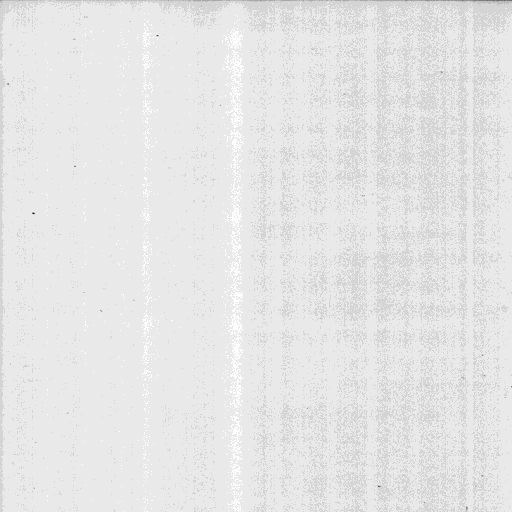
#> input picture metadata/processed/images/flatfield__150.png, 512 x 512 px
$ python -i 'Feature - Extraction..py'   (imports and definitions only)
#> lines starting #> are read from the running program, lines starting #| are printed output that depends on the picture
#> further down, picture is the input picture: shape (512, 512); min 0, max 254, mean 229.4
import os
import cv2
import numpy as np
import pandas as pd
from skimage.feature import local_binary_pattern

# ----------------------------
# PATHS
# ----------------------------
PROCESSED_PATH = r"C:\Users\M.varshith reddy\Downloads\MileStone-1\Processed"
OUTPUT_CSV = "features_with_prnu.csv"

DATASET_FOLDERS = ["Flatfield", "Official", "Wikipedia"]
IMAGE_EXTENSIONS = (".png", ".jpg", ".jpeg", ".bmp", ".tif", ".tiff")

# ----------------------------
# LBP PARAMETERS
# ----------------------------
LBP_P = 8
LBP_R = 1

rows = []

# ----------------------------
# FEATURE EXTRACTION FUNCTION
# ----------------------------
def extract_features(img):

    # 1️⃣ Mean intensity
    mean_intensity = np.mean(img)
#> mean_intensity = 229.4

    # 2️⃣ Standard deviation
    std_intensity = np.std(img)
#> std_intensity = 9.11

    # 3️⃣ FFT Feature (frequency magnitude)
    fft = np.fft.fft2(img)
    fft_shift = np.fft.fftshift(fft)
    fft_mag = np.mean(np.abs(fft_shift))
#> fft_mag = 3481.6

    # 4️⃣ LBP Texture Features
    lbp = local_binary_pattern(img, LBP_P, LBP_R, method="uniform")
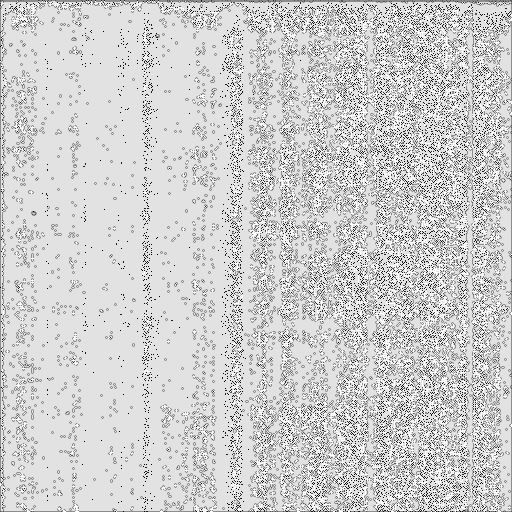
#> lbp: shape (512, 512) float64; min 0, max 9, mean 7.29; drawn with min black and max white
    lbp_mean = np.mean(lbp)
#> lbp_mean = 7.29
    lbp_std = np.std(lbp)
#> lbp_std = 1.83

    # 5️⃣ Simple Noise Map (baseline)
    blurred_small = cv2.GaussianBlur(img, (3, 3), 0)
    noise_basic = img.astype("float32") - blurred_small.astype("float32")
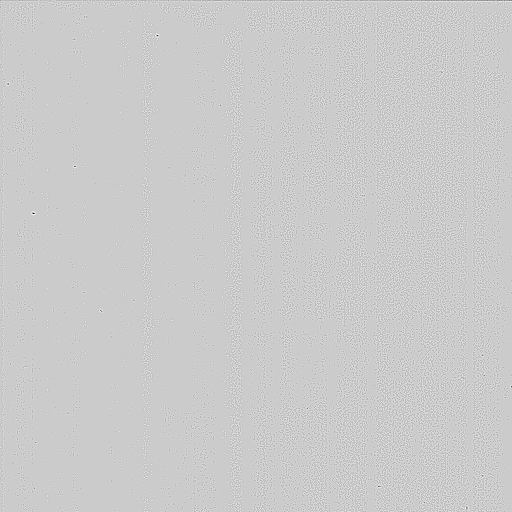
#> noise_basic: shape (512, 512) float32; min -126, max 32, mean 0; drawn with min black and max white
    noise_variance = np.var(noise_basic)
#> noise_variance = 28.75

    # ==========================
    # 🔥 6️⃣ PRNU FEATURES (NEW)
    # ==========================

    # Stronger blur to remove image content
    blurred_prnu = cv2.GaussianBlur(img, (5, 5), 0)

    # Noise residual (PRNU approximation)
    prnu_noise = img.astype("float32") - blurred_prnu.astype("float32")

    prnu_variance = np.var(prnu_noise)
#> prnu_variance = 36.75
    prnu_energy = np.sum(prnu_noise ** 2)
#> prnu_energy = 9634687
    prnu_mean = np.mean(prnu_noise)
#> prnu_mean = -0.04

    return (
        mean_intensity,
        std_intensity,
        fft_mag,
        lbp_mean,
        lbp_std,
        noise_variance,
        prnu_variance,
        prnu_energy,
        prnu_mean
    )

# ----------------------------
# MAIN LOOP
# ----------------------------
# [35 lines not run here, left out]

# ----------------------------
# SAVE CSV
# ----------------------------
df = pd.DataFrame(rows, columns=[
    "dataset",
    "scanner_label",
    "image_name",
    "mean_intensity",
    "std_intensity",
    "fft_feature",
    "lbp_mean",
    "lbp_std",
    "noise_variance",
    "prnu_variance",
    "prnu_energy",
    "prnu_mean"
])

# [4 lines not run here, left out]

>>> import cv2
>>> picture = cv2.imread('../../metadata/processed/images/flatfield__150.png', cv2.IMREAD_GRAYSCALE)
>>> result = extract_features(picture)
#> result = (229.4, 9.11, 3481.6, 7.29, 1.83, 28.75, 36.75, 9634687, -0.04)
